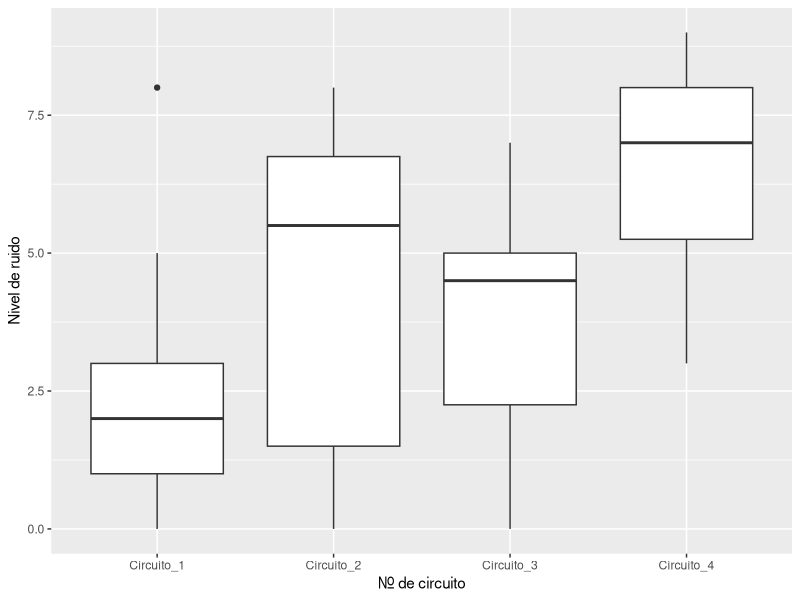

The R source for this figure: (Note: this script raises an error after producing the figure.)
setwd("/home/mariana/Documents/MestriaUNC/Applied_Statistics_assignments/Experiment_Design/")
require(ggplot2)
#-------------------------------------------------------------------------------------------------------
#-------------------------------------------Ejercicio 1 y 2 (juntos)------------------------------------
#-------------------------------------------------------------------------------------------------------

# Se estudian cuatro circuitos digitales diferentes de computadora. El objetivo es comparar el nivel de ruido presente en los 
# circuitos, a los fines de buscar el que menor ruido provea. ¿Qué circuito conviene seleccionar?
#
# a) Comente acerca del tipo de estudio, los factores y la variable de respuesta.

# En este experimento se estudia el factor "circuito" que tiene cuatro niveles, 1, 2, 3, y 4. Es un ANAVA de efectos fijos
# a un criterio de clasificación porque hay sólo un factor. La variable respuesta es la variación en el ruido.

df = read.csv('ej_1_anava.csv')
df = df[c('Circuito', 'Ruido')]
df$Circuito = factor(df$Circuito, labels = c('Circuito_1', 'Circuito_2', 'Circuito_3', 'Circuito_4'))
plot = ggplot(df, aes(x = Circuito, y= Ruido)) + xlab('Nr. de circuito') + ylab('Nivel de ruido')
plot + geom_boxplot()

# -----------------------------------------------------------------------------------------------------------------------
# b) Plantee las hipótesis estadísticas. 

# La hipótesis nula H0 es que las medias de cada uno de los circuitos son iguales. La hipótesis alternativa es que al menos dos
# de ellas difieren.

# -----------------------------------------------------------------------------------------------------------------------
# c) Complete el cuadro del análisis de la varianza (ANAVA) y discuta sobre las estimaciones correspondientes a cada fuente de 
# variación.

# Calculamos la suma de cuadrados entre tratamientos (SCE):

ll = levels(df$Circuito)
first_term = 0
a = length(ll)  # a = cantidad de tratamientos.
for (i in c(1:a)){
  level = ll[i]
  tratamiento = subset(df$Ruido, df$Circuito == level)
  n_i = length(tratamiento)  # n_i = cantidad de réplicas en el tratamiento i.
  sum_squared = sum(tratamiento)^2
  first_term = first_term + ((1/n_i) * sum_squared)
}

N = length(df$Circuito)
second_term = (1/N) * sum(df$Ruido)^2

SCE = first_term - second_term

# Grados de libertad = a - 1:
GLE = a - 1

# Cuadrados medios entre tratamientos:
CME = SCE/GLE

# Ahora la suma de cuadrados total (SCT):
first_term = sum(df$Ruido^2)
second_term = (1/N) * sum(df$Ruido)^2
SCT = first_term - second_term

# Grados de libertad total = N - 1:
GLT = N - 1

# Calculamos la suma de cuadrados dentro (SCD):
SCD = SCT - SCE

# Grados de libertad dentro = N - a:
GLD = N - a

# Cuadrados medios dentro:
CMD = SCD/GLD

# Calculamos el estadístico F:
F_ = CME/CMD

#Realizamos el análisis de la varianza:
fit = lm(Ruido ~ Circuito, data = df)
summary(fit)
anova(fit)

# -----------------------------------------------------------------------------------------------------------------------
# d) Compare las medias de interés utilizando la prueba de Tukey  y la de Fisher. 
a = aov(Ruido ~ Circuito, data = df)
tuk = TukeyHSD(a, conf.level = 0.95)

hand_tukey = 4.06 * sqrt(CMD/10)

# La prueba de Tukey revela que la diferencia de las medias entre los tratamientos 1 y 4 es significativa.

hand_fisher = 2.12 * sqrt(CMD * (10 + 9)/(10 * 9))
fisher.test()

# La prueba de Fisher arroja que la diferencia entre las medias 1 y 4 es significativa.

# -----------------------------------------------------------------------------------------------------------------------
# e) ¿Qué se puede concluir sobre el nivel de ruido?

# En general se concluye que no todas las medias son iguales, en particular el circuito 1 tiene un promedio de ruido menor, 
# por lo que es conveniente seleccionarlo.


#-------------------------------------------------------------------------------------------------------
#-------------------------------------------Ejercicio 3-------------------------------------------------
#-------------------------------------------------------------------------------------------------------
# Para comparar las producciones en grano de arroz (t/ha) que resultan al aplicar siete insecticidas, se trabajó con 28 parcelas 
# en las que se había sembrado una misma variedad. Se decidió aplicar cada insecticida en igual cantidad de parcelas y a cada
# parcela le fue asignado al azar uno de los productos. Cada parcela estuvo formada por cuatro surcos de 5 m de largo. 
# Para tener en cuenta el efecto de bordura se descartaron los surcos de cada lado de la parcela y medio metro en cada extremo. 
# Por lo tanto cada parcela neta, en la que se tomó el dato, consistió en dos surcos de 4 m. Los rendimientos por parcela se 
# indican a continuación en el esquema de campo:
  

# d) Construya el archivo de datos y realice el análisis estadístico.
df = read.csv('ex_3_insecticidas_parcelas.csv')
names(df)

# La primera columna corresponde a los bloques, que son cuatro, la segunda a los niveles del factor insecticida, y la tercera a
# los diferentes rendimientos.

df$Bloque = factor(df$Bloque, labels = c('Bloque_1', 'Bloque_2', 'Bloque_3', 'Bloque_4'))
df$Insecticida = factor(df$Insecticida, labels = c('A', 'B', 'C', 'D', 'E', 'F', 'G'))

model = lm(df$Rendimiento ~ df$Bloque + df$Insecticida)
analysis = aov(model)
summary(analysis)

# Con un p-valor de 0.0443 se rechaza la hipótesis nula de que las medias son todas iguales.

# -----------------------------------------------------------------------------------------------------------------------
# e)

# Probamos el supuesto de normalidad:
qqnorm(residuals(model))
qqline(residuals(model))

